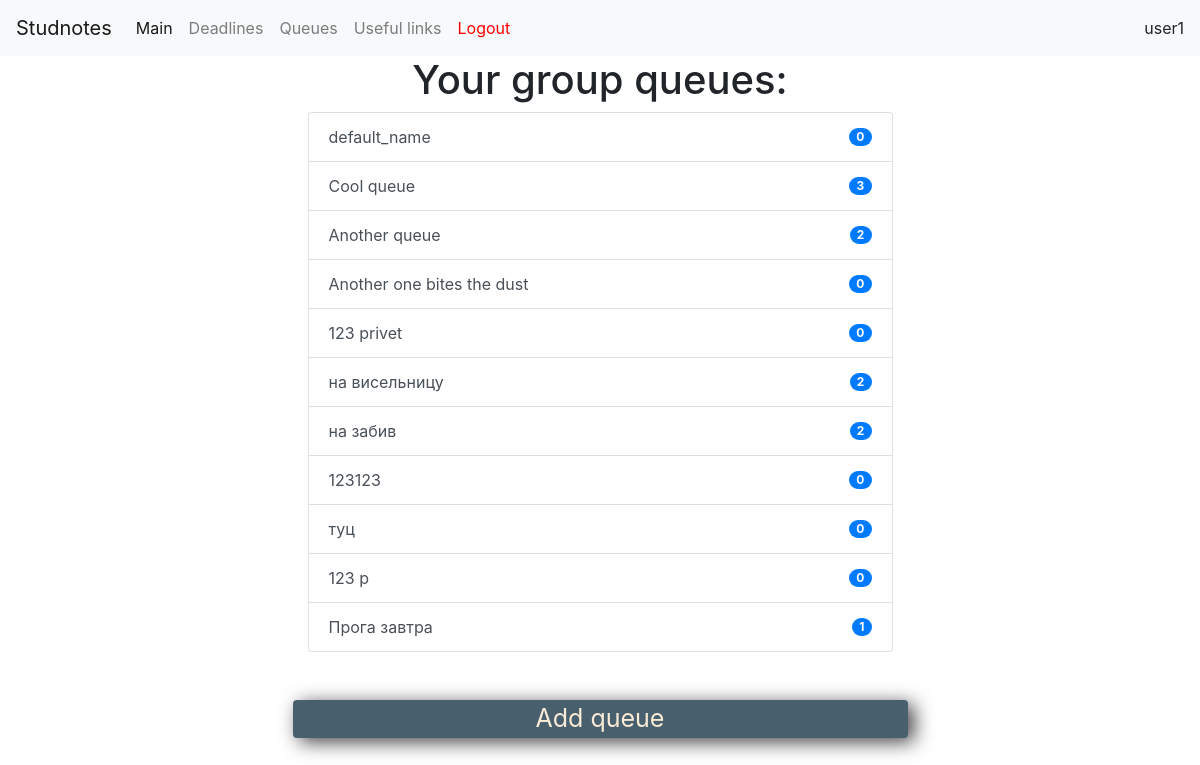
Page /queues (signed in) on the committed database.
### app/models/users.py (models this page shows, shortened)
class User(UserMixin, db.Model):
    id = db.Column(db.Integer, primary_key=True)
    username = db.Column(db.String(32), index=True, unique=True)
    group_id = db.Column(db.Integer, db.ForeignKey('group.id'))
    password_hash = db.Column(db.String(128))
    tg_id = db.Column(db.Integer)
    role = db.Column(db.Boolean)  # 0 -- user, 1 -- headmaster

class Queue(db.Model):
    id = db.Column(db.Integer, primary_key=True)
    group_id = db.Column(db.Integer, db.ForeignKey('group.id'))
    queue_name = db.Column(db.String(128))
    def get_size(self):
        lst = QueueMember.query.filter_by(queue_id=self.id).all()
        return len(lst)

### app/routes/queue/queue.py (the view)
@bp.route('/queues', methods=['GET'])
@login_required
def queue_list():
    queues = Queue.query.filter_by(group_id=current_user.group_id).all()
    return render_template('queue_list.html', queues=queues)

### app/models/users.py (called while the page is built)
@login.user_loader
def load_user(id):
    return User.query.get(int(id))

### app/templates/queue_list.html (shortened to what this page needs)
{% extends "navbar.html" %}
{% block content %}
    <div class="wrapper">
        <div class="row justify-content-center">
            <div class="col-md-12">
                <h1 class="" style="text-align: center;"> Your group queues: </h1>
            </div>
        </div>
        <div class="row justify-content-center">
            <div class="col-md-6">
                <ul class="list-group" id="all_queues">
                    {% if queues %}
                        {%  for i in queues %}
                            <button type="button" onclick="window.location.href = '/queues/{{i.id}}';" class="list-group-item list-group-item-action d-flex justify-content-between align-items-center">
                               {% if i.queue_name %}
                                    {{ i.queue_name }}
                                {% else %}
                                   default_name
                                {% endif %}
                                <span class="badge badge-primary badge-pill">{{i.get_size()}}</span>
                            </button>
                        {% endfor %}
                    {% endif %}
                </ul>
            </div>
        </div>
        <br>
        <br>
        <div class="row justify-content-center">
            <div class="col-md-6 rounded" style="box-shadow: 6px 4px 19px 0px rgba(0,0,0,0.75) !important; text-align: center; font-size: 25px; background-color: #485F6E; color: antiquewhite;" onclick="exec_add_deadline()" >Add queue</div>
        </div>
    </div>
{% endblock %}

### app/templates/navbar.html (shortened to what this page needs)
<!DOCTYPE html>
<html lang="en">
<head>
    <link rel="stylesheet" href="{{ url_for('static', filename='css/bootstrap.min.css') }}">
    <link rel="stylesheet" href="{{ url_for('static', filename='css/main.css') }}">
</head>
<body>
    <nav class="navbar navbar-expand-lg navbar-light bg-light">
      <a class="navbar-brand" href="/">Studnotes</a>
      <div class="collapse navbar-collapse" id="navbarNav">
        <ul class="navbar-nav mr-auto">
          <li class="nav-item active">
            <a class="nav-link" href="/">Main</a>
          </li>
            {% if not current_user.is_anonymous %}
              <li class="nav-item">
                <a class="nav-link" href="{{ url_for('deadline.deadline_page') }}">Deadlines</a>
              </li>
            <li class="nav-item">
                <a class="nav-link" href="{{ url_for('queue.queue_list') }}">Queues</a>
              </li>
              <li class="nav-item">
                <a class="nav-link" href="/">Useful links</a>
              </li>
              <li class="nav-item">
                 <a class="nav-link" href="{{ url_for('login.logout') }}" style="color:red;"> Logout </a>
              </li>
            {% endif %}
        </ul>
        {% if not current_user.is_anonymous %}
            <ul class="navbar-nav">
              <li class="nav-item">
                {{current_user.username}}
              </li>
            </ul>
        {% endif %}
      </div>
    </nav>
    {% block content %}{% endblock %}
</body>
</html>

### app/static/css/main.css (style rules this page uses)
html { font-family: 'Georgia', 'Consolas', 'Deja Vu Sans Mono', 'Bitstream Vera Sans Mono', monospace; }

### rows in the picture
User: username "user1"
Queue: shows "default_name", get_size "0"
Queue: queue_name "Cool queue", get_size "3"
Queue: queue_name "Another queue", get_size "2"
Queue: queue_name "Another one bites the dust", get_size "0"
Queue: queue_name "123 privet", get_size "0"
Queue: queue_name "на висельницу", get_size "2"
Queue: queue_name "на забив", get_size "2"
Queue: queue_name "123123", get_size "0"
Queue: queue_name "туц", get_size "0"
Queue: queue_name "123 p", get_size "0"
Queue: queue_name "Прога завтра", get_size "1"
